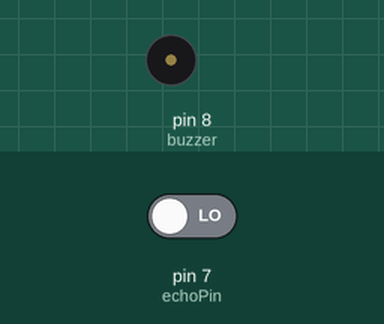
Recording of a sketch running on a simulated Arduino Uno, built with avr-gcc and run on an emulated ATmega328P. Parts: buzzer (waves = sounding, pin HIGH). Inputs (shaded band) come from the test bench; at power-on: pin 7 (echoPin) LOW. Pins used as bus, display or sensor lines are not drawn; what the sketch prints to the serial monitor is not drawn.

Above: at 0.6 s.
Timing chart, 0 to 3.0 s (numbered marks = the images above):
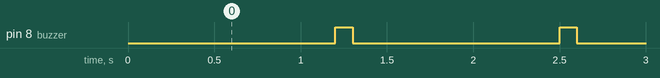

The sketch:

ultrassom.ino
```cpp
// Definir pinos
const int trigPin = 6;  //Pino TRIG no pino 6 (TRIG = Trigger = Gatilho/Início)
const int echoPin = 7;  //Pino ECHO no pino 7
const int buzzer = 8;   //Buzzer no pino 8

// Definir variáveis
long duracao;   //Armazena a duração do pulso ultrassônico
int distancia;  //Armazena a distância do pulso ultrassônico

//Código que roda na inicialização do Arduino
void setup()
{
  pinMode(trigPin, OUTPUT); //Configura o trigPin como saída de dados (envia o pulso)
  pinMode(echoPin, INPUT);  //Configura o echoPin como entrada de dados (recebe o pulso)
  pinMode(buzzer, OUTPUT);  //Configura o buzzer como saída de dados (apitar ou não)
  Serial.begin(9600);       //Inicia o monitor serial para verificarmos as distâncias
}

//Código que roda o tempo todo
void loop()
{
  digitalWrite(trigPin, LOW);       //Zera o pino Trigger antes de realizar um novo pulso
  delay(100);                       //Aguarda 100 ms
  digitalWrite(trigPin, HIGH);      //Liga o pino Trigger para realizar um novo pulso
  delay(100);                       //Aguarda 100 ms
  digitalWrite(trigPin, LOW);       //Desliga o pino Trigger para não enviar mais pulsos e podermos calcular a distância
  duracao = pulseIn(echoPin, HIGH); //Calcula a duração do pulso anterior
  distancia = duracao *0.034 / 2;   //Calcula a distância a partir da duração do pulso e da velocidade do som
  Serial.println(distancia);        //Exibe a distância no monitor serial (Ctrl + Shift + M)

  //Entre 25-50 cm
  if (distancia > 25 && distancia < 50)
  {
    digitalWrite(buzzer, HIGH); //Liga o buzzer
    delay(1000);                //Aguarda 500 ms (1/2 segundo)
    digitalWrite(buzzer, LOW);  //Desliga o buzzer
  }

  //Entre 15-25 cm
  if (distancia > 15 && distancia < 25)
  {
    digitalWrite(buzzer, HIGH); //Liga o buzzer
    delay(500);                 //Aguarda 250 ms
    digitalWrite(buzzer, LOW);  //Desliga o buzzer
  }

  //Abaixo de 15cm
  if (distancia < 15)
  {
    digitalWrite(buzzer, HIGH); //Liga o buzzer
    delay(100);                 //Aguarda 1000 ms (1 segundo)
    digitalWrite(buzzer, LOW);  //Desliga o buzzer
  }
}
```

Measured:
- by itself, pin 8 (buzzer): alternates HIGH for 0.10 s and LOW for 1.2 s
